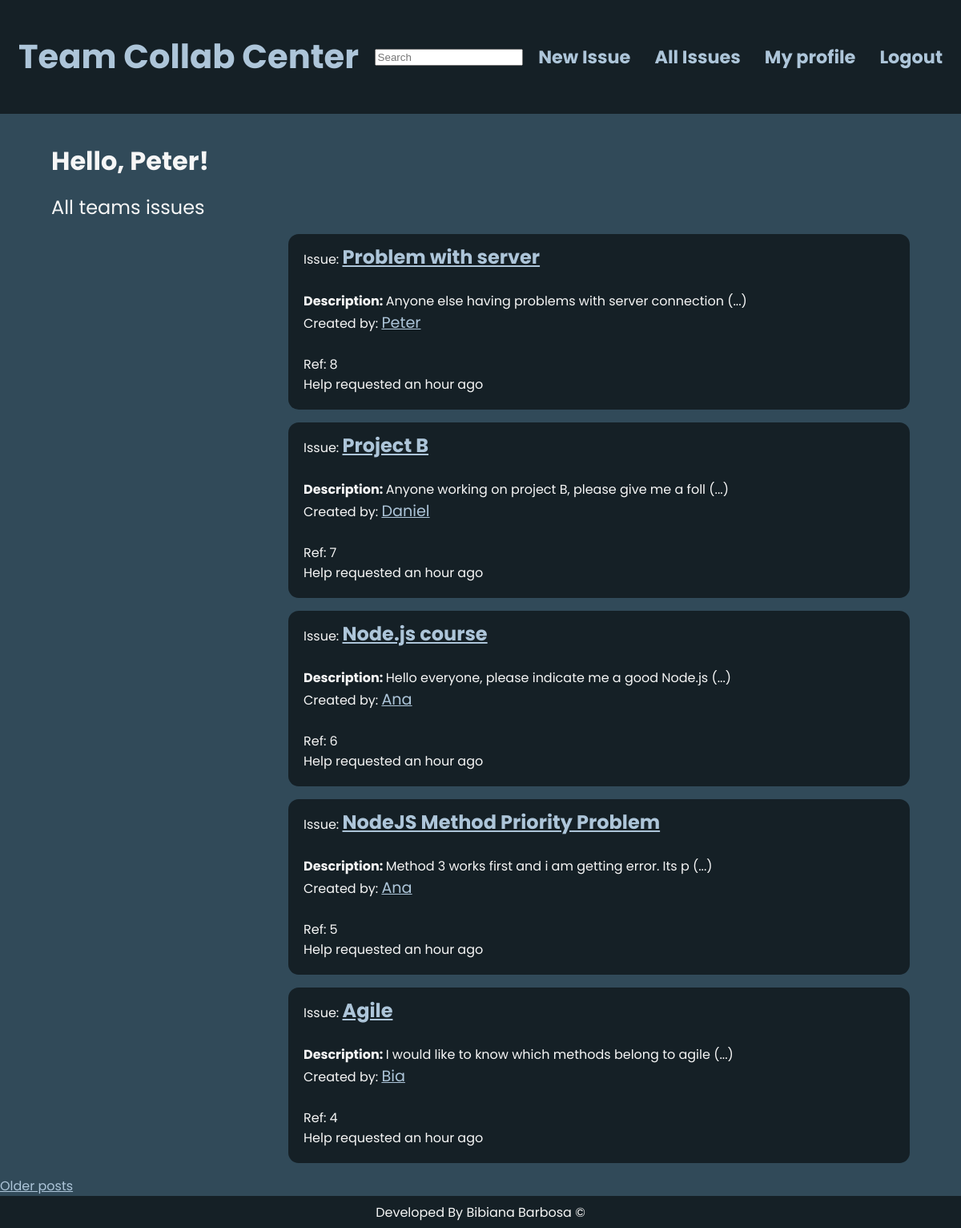
Page /explore (signed in) on the committed database.
### app/models.py (models this page shows, shortened)
class User(UserMixin, db.Model):
    __tablename__='users'
    id = db.Column(db.Integer, primary_key=True)
    username = db.Column(db.String(64), index=True, unique=True)
    email = db.Column(db.String(120), index=True, unique=True)
    password_hash = db.Column(db.String(128))
    posts = db.relationship('Post', backref='author', lazy='dynamic')
    position_id = db.Column(db.Integer, db.ForeignKey('position.id'))
    about_me = db.Column(db.String(240))
    last_seen = db.Column(db.DateTime, default=datetime.utcnow)
    team_id = db.Column(db.Integer, db.ForeignKey('teams.id'))
    comments = db.relationship('Comment', backref='comment_author', lazy='dynamic')

class SearchableMixin(object):
    @classmethod
    def before_commit(cls, session):
        session._changes = {
            'add': list(session.new),
            'update': list(session.dirty),
            'delete': list(session.deleted)
        }
    @classmethod
    def after_commit(cls, session):
        for obj in session._changes['add']:
            if isinstance(obj, SearchableMixin):
                add_to_index(obj.__tablename__, obj)
        for obj in session._changes['update']:
            if isinstance(obj, SearchableMixin):
                add_to_index(obj.__tablename__, obj)
        for obj in session._changes['delete']:
            if isinstance(obj, SearchableMixin):
                remove_from_index(obj.__tablename__, obj)
        session._changes = None

class Post(SearchableMixin, db.Model):
    __searchable__ = ['title', 'description', 'id']
    __tablename__='posts'
    id = db.Column(db.Integer, primary_key=True)
    title = db.Column(db.String(64))
    description = db.Column(db.String(1000))
    timestamp = db.Column(db.DateTime, index=True, default=datetime.utcnow)
    user_id = db.Column(db.Integer, db.ForeignKey('users.id'))
    team_id = db.Column(db.Integer, db.ForeignKey('teams.id'))
    comments = db.relationship('Comment', backref='comment_ticket', lazy='dynamic')

### app/routes.py (the view)
@app.route('/explore')
@login_required
def explore():
    page = request.args.get('page', 1, type=int)
    posts = Post.query.order_by(Post.timestamp.desc()).paginate(
        page, app.config['POSTS_PER_PAGE'], False)
    next_url = url_for('explore', page=posts.next_num) \
        if posts.has_next else None
    prev_url = url_for('explore', page=posts.prev_num) \
        if posts.has_prev else None
    return render_template('explore.html', title='Explore', posts=posts.items,
                          next_url=next_url, prev_url=prev_url)

### app/forms.py
class SearchForm(FlaskForm):
    q = StringField(('Search'), validators=[DataRequired()])
    def __init__(self, *args, **kwargs):
        if 'formdata' not in kwargs:
            kwargs['formdata'] = request.args
        if 'csrf_enabled' not in kwargs:
            kwargs['csrf_enabled'] = False
        super(SearchForm, self).__init__(*args, **kwargs)

### app/models.py (called while the page is built)
@login.user_loader
def load_user(id):
    return User.query.get(int(id))

### app/routes.py (called while the page is built)
@app.before_request
def before_request():
    if current_user.is_authenticated:
        current_user.last_seen = datetime.utcnow()
        db.session.commit()
        g.search_form = SearchForm()

### app/templates/explore.html (shortened to what this page needs)
{% extends "base.html" %}
{% block content %}
        <h2 class="welcome">Hello, {{ current_user.username }}!</h2>
        <h3 class="teams">All teams issues</h3>
    {% for post in posts %}
        {% include '_post.html' %}
    {% endfor %}
        {% if next_url %}
        <a href="{{ next_url }}">Older posts</a>
        {% endif %}
    </div>
{% endblock %}

### app/templates/_post.html (shortened to what this page needs)
<div class="posts-wrapper">
    <table class="posts-issues-table>
        <tr valign="top">
            <td>
                Issue: <b><a class="issue-name" href="{{ url_for('post_view', id=post.id) }}">{{ post.title }}</a></b>
                <br>
                <br>
                <b><span>Description: </span></b>
                {% if post.description|length < 20 %}
                    {{ post.description }}
                {% else %}
                    {{ post.description[0:50] }} (...)
                {% endif %}
                <br>
                Created by: <a class="creator-name" href="{{ url_for('user', username=post.author.username) }}">
                    {{ post.author.username }}
                </a>
                <br>
                <br>
                Ref: {{ post.id }}
                <br>
                Help requested {{ moment(post.timestamp).fromNow() }}
            </td>
    </table>
</div>

### app/static/styles/base/style.css (style rules this page uses)
.welcome { margin: .2rem 4rem 0 4rem; padding-top: 2rem; font-size: 2rem; }
.teams { margin: 0 4rem 0 4rem; padding-top: 1rem; font-size: 1.5rem; font-weight: normal; }
.posts-wrapper { background-position: center; padding: 0.5rem 1rem 1rem 1rem; background-color: #152026; margin: 1rem 4rem 1rem 30%; border-radius: 13px; color: #F6F6F6; }
.posts-wrapper a { color: #ADC5D9; text-decoration: underline; cursor: pointer; }
.posts-wrapper .issue-name { font-size: 1.5rem; }
.posts-wrapper .creator-name { font-size: 1.2rem; }
* { -webkit-box-sizing: border-box; box-sizing: border-box; }
body { font-family: 'Poppins', sans-serif; color: #F6F6F6; margin: 0; background-color: #314A59; }
body a { color: #ADC5D9; }

### rows in the picture
User: username "Peter"
Post: title "Problem with server", description "Anyone else having problems with server connection", author.username "Peter", id "8", timestamp "an hour ago"
Post: title "Project B", description "Anyone working on project B, please give me a foll", author.username "Daniel", id "7", timestamp "an hour ago"
Post: title "Node.js course", description "Hello everyone, please indicate me a good Node.js", author.username "Ana", id "6", timestamp "an hour ago"
Post: title "NodeJS Method Priority Problem", description "Method 3 works first and i am getting error. Its p", author.username "Ana", id "5", timestamp "an hour ago"
Post: title "Agile", description "I would like to know which methods belong to agile", author.username "Bia", id "4", timestamp "an hour ago"
